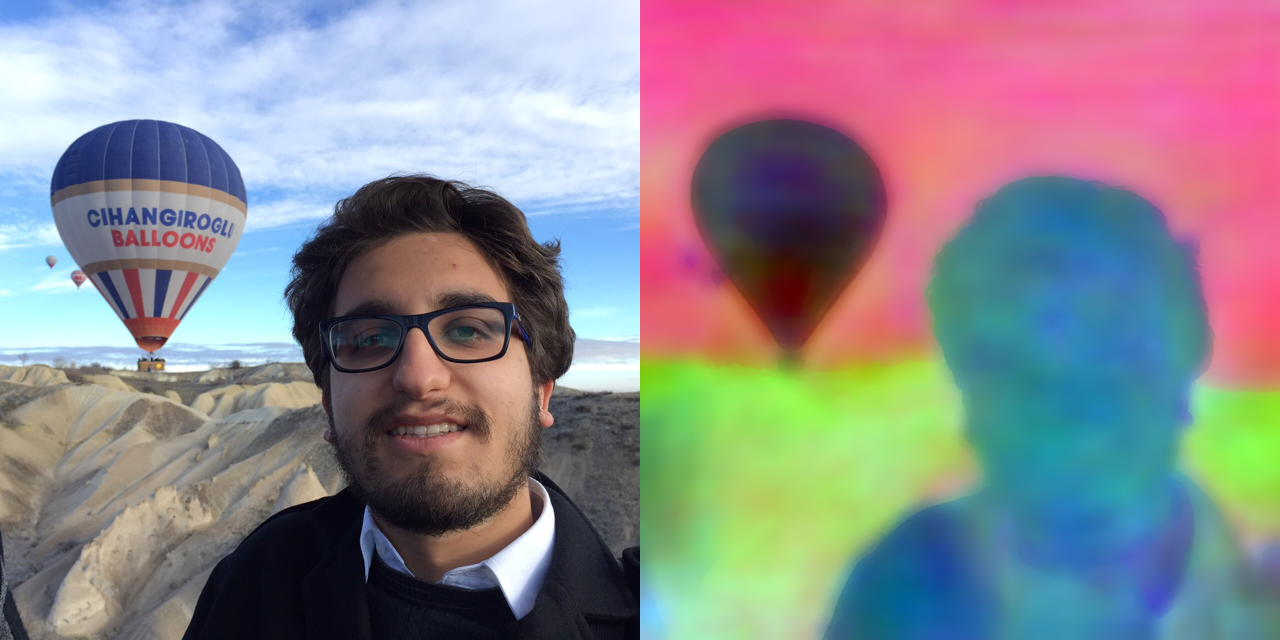
%> input picture docia.png, 1280 x 640 px
$ octave --eval "result = imageGradient(imread('docia.png'));"   (GNU Octave 9; MATLAB toolbox functions it lacks are replaced by stand-ins)
%> lines starting %> are read from the running program, lines starting %| are printed output that depends on the picture

% Yagiz Aksoy, 2016
% Implements H. Farid, E.P. Simoncelli, Differentiation of Discrete Multidimensional Signals, TIP 2004
% outColor switch makes the output 3-channel (color) or 1-channel, default true
% There are 3 different filtSize options (1, 4 or 6), which determines the number of taps in the filters
% and hence which neighborhood is used to approximate the derivatives

function [gradientMagnitude, gradientOrientation, xGradient, yGradient] = imageGradient(image, outColor, filtSize)
    % Set up variables legally
    if ~exist('outColor', 'var') || isempty(outColor)
        outColor = true;
    end
    if ~exist('filtSize', 'var') || isempty(filtSize)
        filtSize = 1;
    end
    if filtSize <= 3
        filtSize = 1;
    elseif filtSize <= 5
        filtSize = 4;
    else
        filtSize = 6;
    end
    image = im2double(image);

    % Set up one-dimensional filters
    switch filtSize
        case 1
            dk = [0.425287, -0.0000, -0.425287];
            kk = [0.229879, 0.540242, 0.229879];
        case 4
            dk = [0.0032, 0.0350, 0.1190, 0.1458, -0.0000, -0.1458, -0.1190, -0.0350, -0.0032];
            kk = [0.0009, 0.0151, 0.0890, 0.2349, 0.3201, 0.2349, 0.0890, 0.0151, 0.0009];
        case 6
            dk = [0.0001, 0.0019, 0.0142, 0.0509, 0.0963, 0.0878, 0.0000, -0.0878, -0.0963, -0.0509, -0.0142, -0.0019, -0.0001];
            kk = [0.0000, 0.0007, 0.0071, 0.0374, 0.1126, 0.2119, 0.2605, 0.2119, 0.1126, 0.0374, 0.0071, 0.0007, 0.0000];
    end

    % Repeat-pad image
    leftPad = image(:, 1, :);
    rightPad = image(:, end, :);
    image = [repmat(leftPad, [1 13 1]), image, repmat(rightPad, [1 13 1])];
%> image: size 640x1306x3 double
    upPad = image(1, :, :);
    downPad = image(end, :, :);
    image  = [repmat(upPad, [13 1 1]); image; repmat(downPad, [13 1 1])];
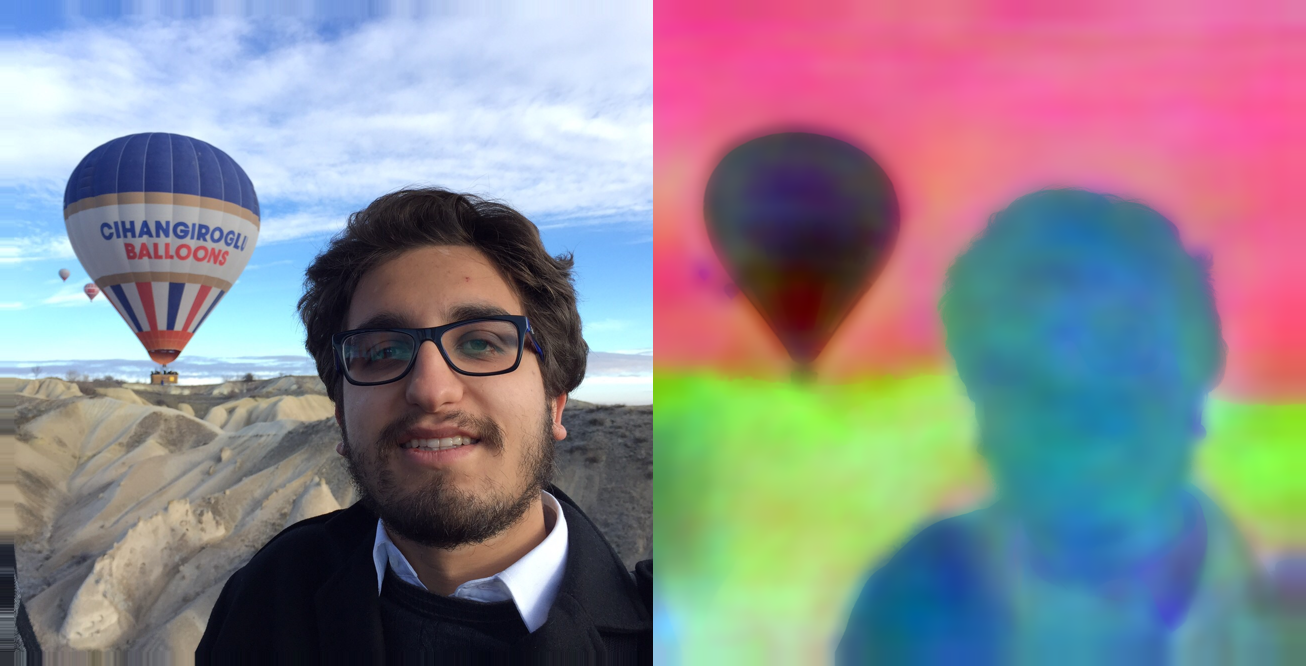
%> image: size 666x1306x3 double; mean R, G, B 0.551, 0.531, 0.561

    % Compute gradients
    yGradient = zeros(size(image));
    xGradient = zeros(size(image));
    for i = 1 : size(image, 3)
        yGradient(:,:,i) = conv2(dk, kk, image(:,:,i), 'same');
        xGradient(:,:,i) = conv2(kk, dk, image(:,:,i), 'same');
    end
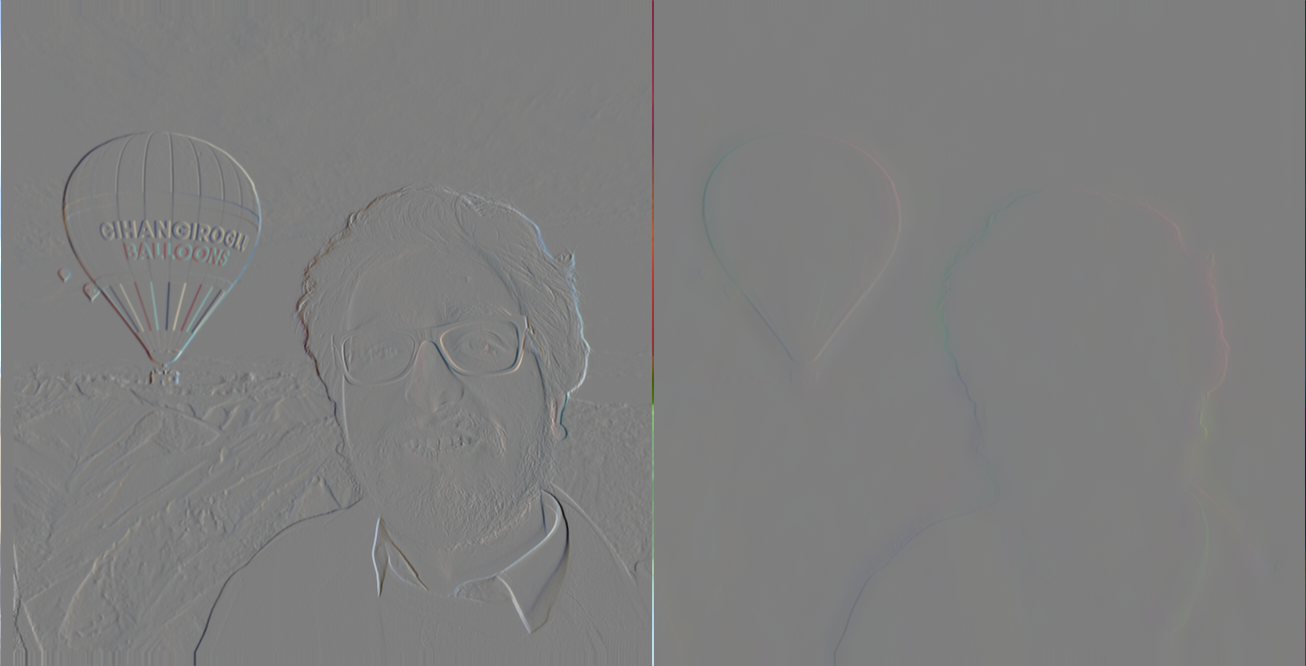
%> xGradient: size 666x1306x3 double; mean R, G, B 5.51e-05, -5.63e-05, -8.03e-05; drawn with min black and max white
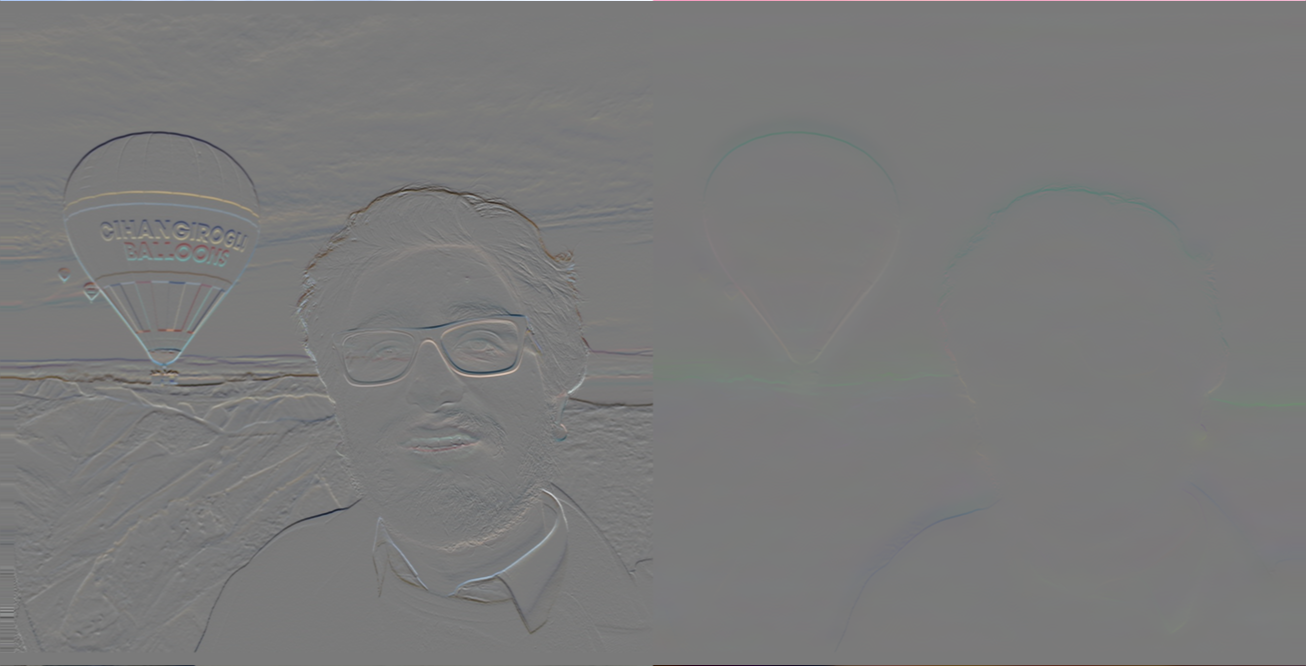
%> yGradient: size 666x1306x3 double; mean R, G, B -0.000326, -0.000121, -0.000221; drawn with min black and max white

    % Remove padding
    yGradient = yGradient(14 : end - 13, 14 : end - 13, :);
%> yGradient: size 640x1280x3 double
    xGradient = xGradient(14 : end - 13, 14 : end - 13, :);
%> xGradient: size 640x1280x3 double

    % Compute pixel-wise L2 norm if no color option is selected
    if ~outColor
        yGradient = sqrt(sum(yGradient .* yGradient, 3));
        xGradient = sqrt(sum(xGradient .* xGradient, 3));
    end

    % Compute polar-coordinate representation
    gradientMagnitude = sqrt(yGradient .* yGradient + xGradient .* xGradient);
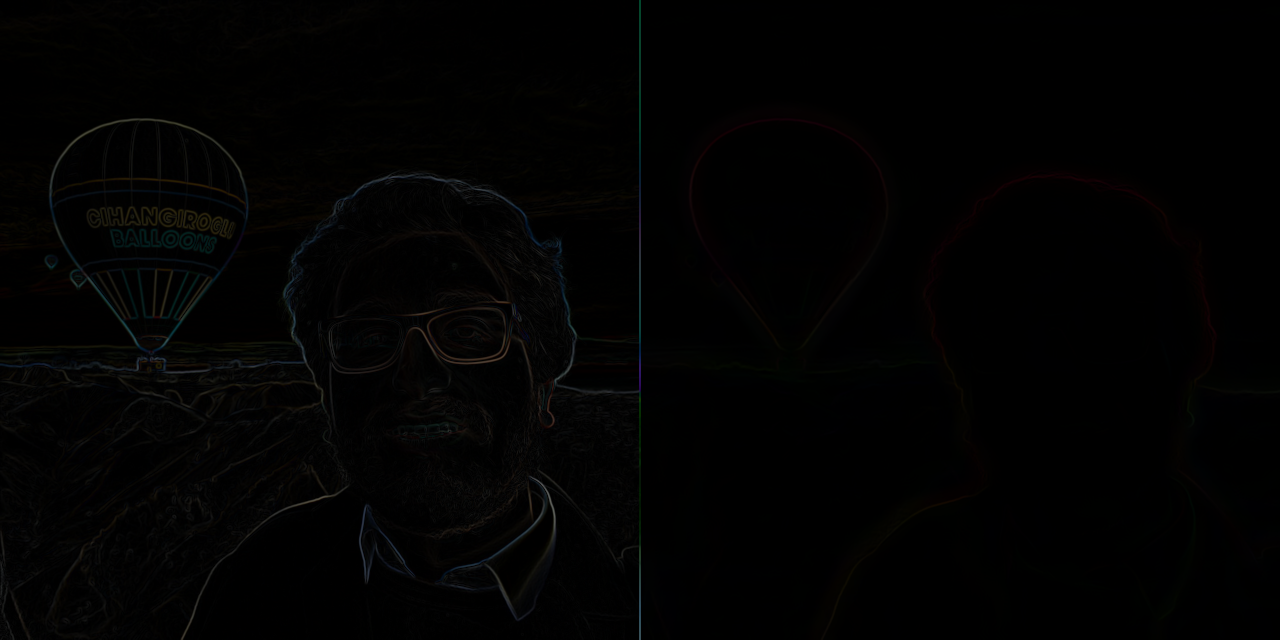
%> gradientMagnitude: size 640x1280x3 double; mean R, G, B 0.0094, 0.00917, 0.00823
    gradientOrientation = atan2(xGradient, yGradient);
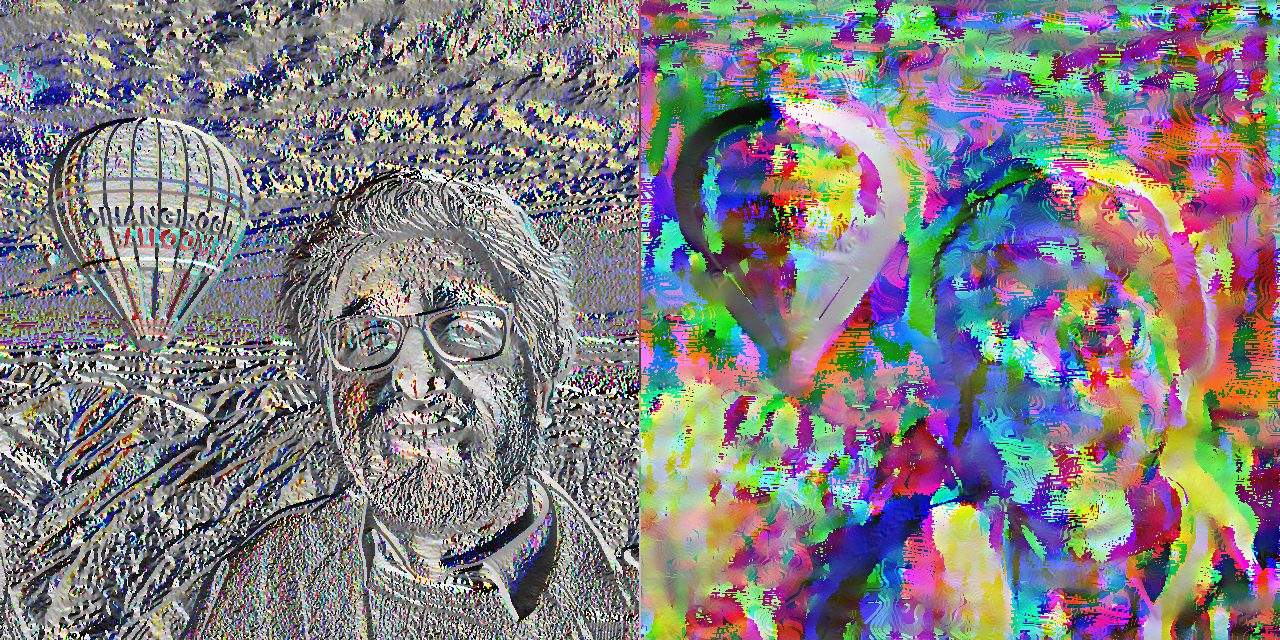
%> gradientOrientation: size 640x1280x3 double; mean R, G, B 0.074, -0.0107, 0.0729; drawn with min black and max white
end
